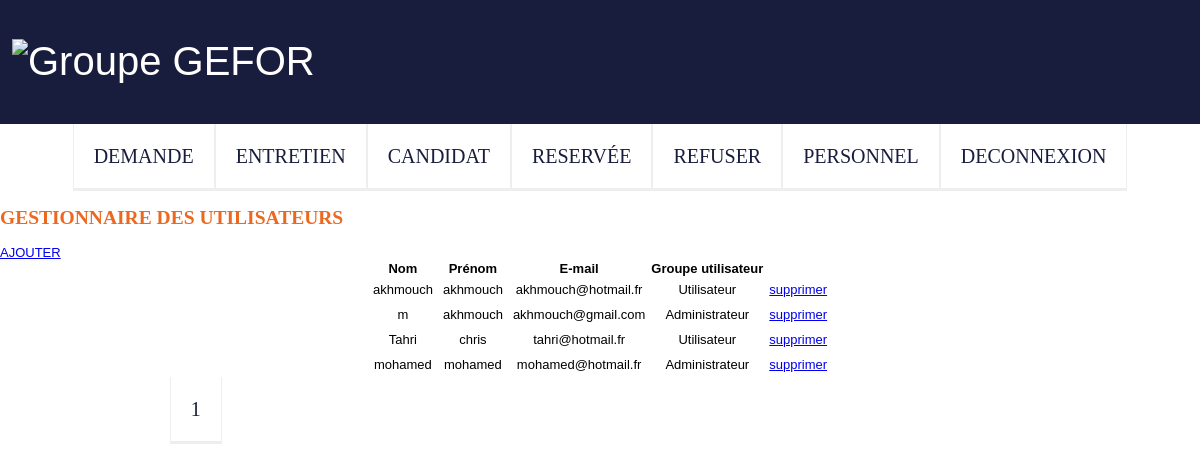
/admin/tab_employe.php, run on the app's committed database.
### tables this page shows
CREATE TABLE IF NOT EXISTS `employe` (
  `id_employe` int(11) NOT NULL AUTO_INCREMENT,
  `nom_employe` varchar(255) NOT NULL,
  `prenom_employe` varchar(255) NOT NULL,
  `mot_passe_employe` varchar(255) DEFAULT NULL,
  `email_employe` varchar(255) NOT NULL,
  `id_groupe` int(11) NOT NULL,
  `date_ajout` date DEFAULT NULL,
  `date_modification` date DEFAULT NULL,
  PRIMARY KEY (`id_employe`),
  KEY `id_groupe` (`id_groupe`)
);

### admin/sql/sql_tab_employe.php (called while the page is built)
<?php
require_once('../bdd/connect.php');
if(isset($_GET['id_employe']) && !empty($_GET['id_employe'])){
    $currentPage = (int)securite($_GET['id_employe']);
}
else{
    $currentPage = 1;
}
$sql = "SELECT COUNT(*) AS nb_employe FROM employe ;";
$query = $db->prepare($sql);
$query->execute();
$result = $query->fetch();
$nbemploye = (int)$result['nb_employe'];
$parpage = 5;
$pages = ceil($nbemploye / $parpage);
$premier = ($currentPage * $parpage) - $parpage;
$sql = "SELECT * FROM employe
        ORDER BY prenom_employe ASC
        LIMIT :premier, :parpage;";
$query = $db->prepare($sql);
$query->bindValue(':premier', $premier, PDO::PARAM_INT);
$query->bindValue(':parpage', $parpage, PDO::PARAM_INT);
$query->execute();
$employe = $query->fetchall(PDO::FETCH_ASSOC);
?>

### admin/tab_employe.php (the view, shortened to what this page needs)
<?php
require("header.php");
require("nav_admin.php");
require("sql/sql_tab_employe.php");
?>
<h2>GESTIONNAIRE DES UTILISATEURS </h2>
<a href="ajout_employe.php">AJOUTER</a>
<table class="table">
    <thead>
        <th>Nom </th>
        <th>Prénom </th>
        <th>E-mail </th>
        <th>Groupe utilisateur</th>
    </thead>
    <tbody>
        <?php foreach($employe as $gefor) { ?>
            <tr>
                <td> <?=$gefor['nom_employe'] ?></td>
                <td> <?=$gefor['prenom_employe'] ?></td>
                <td> <?=$gefor['email_employe'] ?></td>
                <td> <?=($gefor['id_groupe'] == 1) ? "Administrateur": " Utilisateur"; ?></td>
                <td>
                <a href="sql/del_employe.php?id_employe=<?= $gefor['id_employe']?>" onclick="return confirm('Êtes vous sur de vouloir supprimer <?=$gefor['nom_employe'] ?> <?=$gefor['prenom_employe'] ?>')">supprimer</a>
                </td>
            </tr>
        <?php
        }
        ?>
    </tbody>
</table>
<nav>
    <ul class="pagination">
            <?php
                for($page = 1; $page <= $pages; $page++){
            ?>
        <li class="page-item <?= ($currentPage == $page) ? "active" : "" ?>">
            <a href="tab_employe.php?page=<?= $page?>"><?= $page ?></a>
        </li>
            <?php } ?>
    </ul>
</nav>

### style.css (style rules this page uses)
body { font-family: 'Century Gothic', Calibri, sans-serif; font-size: 13px; margin: 0px; padding: 0px; }
h2 { color: #ec681f; font-family: 'Playfair Display',serif; }
td { text-align: center; margin: 5px; padding: 5px; border-collapse: collapse; }
nav { width: 100%; background-color: #FFF; }
nav ul { margin: 0px; padding: 0px; }
nav li { list-style-type: none; float: left; border-right: solid 1px #eee; color: #8da3d2; border-bottom:solid 3px #eee ; border-left:solid 1px #eee ; }
nav a { display: inline block; text-decoration: none; padding: 20px 30px; color: #FFF; text-transform: uppercase; font-size: 15px; }
.table { display: table; margin: 0 auto; border-collapse: collapse; }
li { list-style: none !important; color: #FFF; padding: 10px; font-size: 20px; text-decoration: none; }
nav ul li { list-style: none; line-height: 44px; float: left; background-color: #FFF; }
nav ul li a { color: #191d3d; padding: 10px; font-size: 20px; text-decoration: none; font-family:'Playfair Display',serif; }

### data on the page
employe: nom_employe "akhmouch", prenom_employe "akhmouch", email_employe "akhmouch@hotmail.fr", shows "Utilisateur"
employe: nom_employe "m", prenom_employe "akhmouch", email_employe "akhmouch@gmail.com", shows "Administrateur"
employe: nom_employe "Tahri", prenom_employe "chris", email_employe "tahri@hotmail.fr", shows "Utilisateur"
employe: nom_employe "mohamed", prenom_employe "mohamed", email_employe "mohamed@hotmail.fr", shows "Administrateur"
